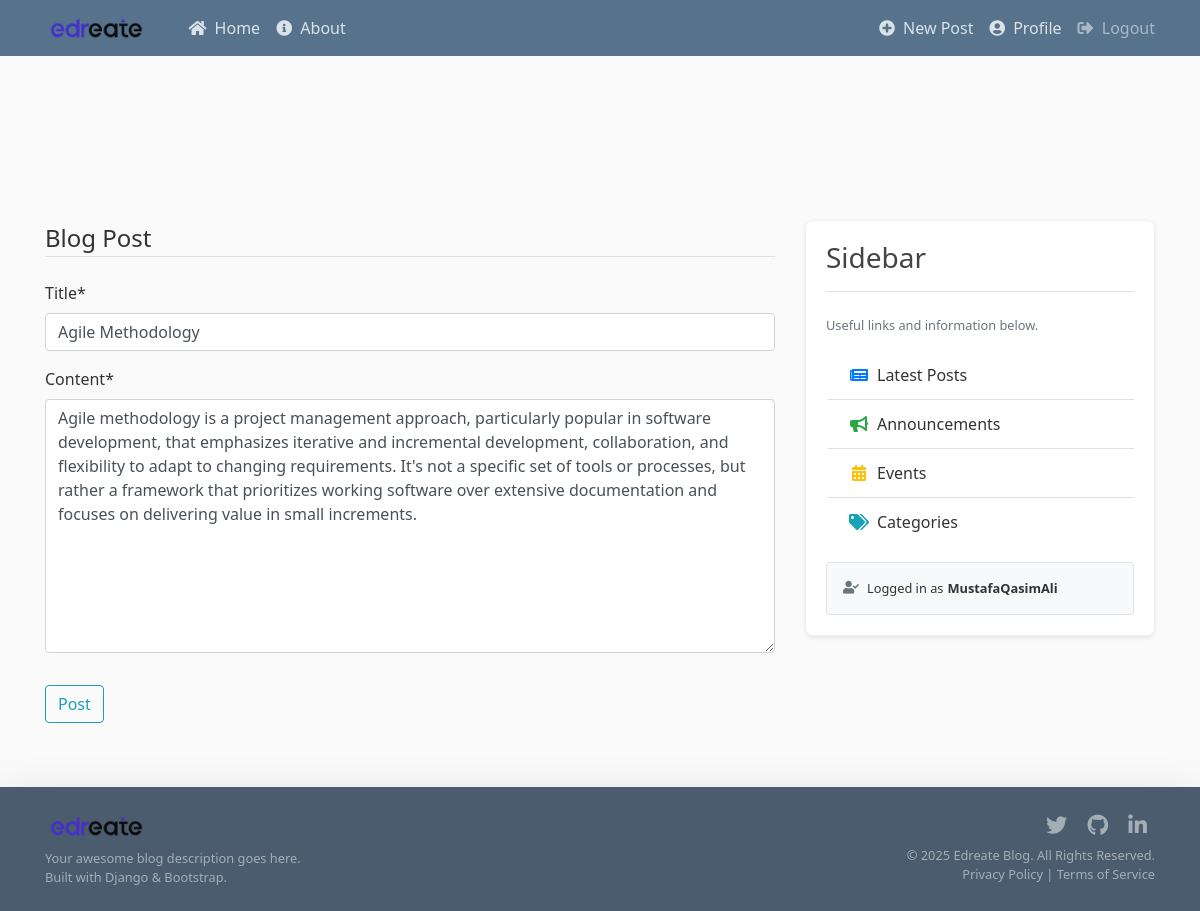
Screenshot of /post/35/update/ (signed in) with the database file from the repository.
### blog/models.py (models this page shows, shortened)
class Post(models.Model):
    title = models.CharField(max_length = 100)
    content = models.TextField()
    date_posted = models.DateTimeField(default = timezone.now)
    author = models.ForeignKey(User , on_delete=models.CASCADE)

### blog/views.py (the view, shortened to what this page needs)
# urls.py: path('post/<int:pk>/update/', PostUpdateView.as_view(), name='post-update'),
class PostUpdateView(LoginRequiredMixin,UserPassesTestMixin,UpdateView):
    model  = Post
    fields = ['title','content']
    def test_func(self):
        post = self.get_object()
        if self.request.user == post.author:
            return True
        return False

### blog/templates/blog/post_form.html (shortened to what this page needs)
{% extends "blog/base.html" %}
{% load crispy_forms_tags%}
{%block content%}
    <div class="content">
        <form method="POST">
            <fieldset class="form-group">
                <legend class="border-bottom mb-4">Blog Post</legend>
                {{ form|crispy }}
            </fieldset>
            <div class="form-group">
                <button class="btn btn-outline-info" type="submit">Post</button>
            </div>
        </form>
    </div>
{%endblock content%}

### blog/templates/blog/base.html (shortened to what this page needs)
{% load static %}
<!DOCTYPE html>
<html lang="en">
<head>
    <link rel="stylesheet" href="https://cdn.jsdelivr.net/npm/bootstrap@4.6.0/dist/css/bootstrap.min.css">
    <link href="https://cdnjs.cloudflare.com/ajax/libs/font-awesome/5.15.4/css/all.min.css" rel="stylesheet">
    <link rel="stylesheet" type="text/css" href="{% static 'blog/main.css' %}">
</head>
<body>
    <header class="site-header">
        <nav class="navbar navbar-expand-md navbar-dark bg-steel fixed-top">
            <div class="container">
                <a class="navbar-brand mr-4 d-flex align-items-center" href="{% url 'blog-home' %}">
                    <img src="{% static 'images/edreate-logo-transparent-background.webp' %}" alt="Logo" style="height: 30px;" class="mr-2">
                </a>
                <div class="collapse navbar-collapse" id="navbarToggle">
                    <div class="navbar-nav mr-auto">
                        <a class="nav-item nav-link {% if request.resolver_match.url_name == 'blog-home' %}active{% endif %}" href="{% url 'blog-home' %}">
                            <i class="fas fa-home mr-1"></i> Home
                        </a>
                        <a class="nav-item nav-link {% if request.resolver_match.url_name == 'blog-about' %}active{% endif %}" href="{% url 'blog-about' %}">
                            <i class="fas fa-info-circle mr-1"></i> About
                        </a>
                    </div>
                    <div class="navbar-nav align-items-md-center">
                        {% if user.is_authenticated %}
                            <a class="nav-item nav-link" href="{% url 'post-create' %}">
                                <i class="fas fa-plus-circle mr-1"></i> New Post
                            </a>
                            <a class="nav-item nav-link" href="{% url 'profile' %}">
                                <i class="fas fa-user-circle mr-1"></i> Profile
                            </a>
                            <form method="post" action="{% url 'logout' %}" class="form-inline ml-md-2">
                                <button type="submit" class="btn btn-link nav-item nav-link p-0">
                                    <i class="fas fa-sign-out-alt mr-1"></i> Logout
                                </button>
                            </form>
                        {% endif %}
                    </div>
                </div>
            </div>
        </nav>
    </header>
    <main role="main" class="container">
        <div class="row">
            <div class="col-md-8">
                {% block content %}{% endblock %}
            </div>
            <div class="col-md-4">
                <div class="content-section shadow-sm">
                    <h3 class="border-bottom pb-3 mb-4">Sidebar</h3>
                    <p class='text-muted small mb-3'>Useful links and information below.</p>
                    <ul class="list-group list-group-flush mb-3">
                        <li class="list-group-item d-flex align-items-center">
                            <i class="fas fa-newspaper fa-fw mr-2 text-primary"></i> Latest Posts
                        </li>
                        <li class="list-group-item d-flex align-items-center">
                            <i class="fas fa-bullhorn fa-fw mr-2 text-success"></i> Announcements
                        </li>
                        <li class="list-group-item d-flex align-items-center">
                            <i class="fas fa-calendar-alt fa-fw mr-2 text-warning"></i> Events
                        </li>
                        <li class="list-group-item d-flex align-items-center">
                            <i class="fas fa-tags fa-fw mr-2 text-info"></i> Categories
                        </li>
                    </ul>
                    {% if user.is_authenticated %}
                    <div class="p-3 bg-light rounded mt-3 border">
                        <p class="mb-0 small d-flex align-items-center">
                            <i class="fas fa-user-check mr-2 text-muted"></i>
                            Logged in as <strong class="ml-1">{{ user.username }}</strong>
                        </p>
                    </div>
                    {% endif %}
                </div>
            </div>
        </div>
    </main>
    <footer class="bg-steel text-white py-4 mt-5 shadow-lg">
        <div class="container">
            <div class="row align-items-center">
                <div class="col-md-6 mb-3 mb-md-0">
                     <img src="{% static 'images/edreate-logo-transparent-background.webp' %}" alt="Logo" style="height: 30px;" class="d-block mb-2">
                    <p class="small mb-0 text-white-50">
                        Your awesome blog description goes here. <br> Built with Django & Bootstrap.
                    </p>
                </div>
                <div class="col-md-6 text-md-right text-center">
                     <div class="mb-2">
                         <a href="#" class="text-white-50 mx-2"><i class="fab fa-twitter fa-lg"></i></a>
                         <a href="#" class="text-white-50 mx-2"><i class="fab fa-github fa-lg"></i></a>
                         <a href="#" class="text-white-50 mx-2"><i class="fab fa-linkedin-in fa-lg"></i></a>
                     </div>
                    <p class="small mb-0 text-white-50">
                        © {% now "Y" %} Edreate Blog. All Rights Reserved.
                    </p>
                     <p class="small mb-0 text-white-50">
                         <a href="#" class="text-white-50">Privacy Policy</a> | <a href="#" class="text-white-50">Terms of Service</a>
                     </p>
                </div>
            </div>
        </div>
    </footer>
</body>
</html>

### blog/static/blog/main.css (style rules this page uses)
:root { --primary-color: #3498db; --primary-dark: #2980b9; --secondary-color: #3d4f60; --light-bg: #f8f9fa; --border-color: #e9ecef; }
body { background: #fafafa; color: #333333; margin-top: 5rem; padding-top: 70px; font-family: 'Segoe UI', Roboto, 'Helvetica Neue', Arial, sans-serif; }
h1, h2, h3, h4, h5, h6 { color: #444444; }
ul { margin: 0; }
.bg-steel { background-color: var(--secondary-color); }
.site-header { z-index: 1030; box-shadow: 0 2px 5px rgba(0, 0, 0, 0.08); }
.site-header .navbar-nav .nav-link { color: #dbe2e8; }
.navbar-brand { font-weight: 700; font-size: 1.5rem; }
.content-section { background: #ffffff; padding: 20px; border-radius: 8px; box-shadow: 0 2px 5px rgba(0, 0, 0, 0.05); margin-bottom: 20px; border: 1px solid #f0f0f0; transition: transform 0.2s; }
.nav-item.nav-link { padding: 0.5rem 1rem; transition: all 0.2s; }
.btn-link.nav-item { background: none; border: none; }
.list-group-item { border-left: none; border-right: none; padding: 12px 20px; transition: all 0.2s; }
footer.bg-steel { background-color: #4a5c6e; color: #f8f9fa; }

### blog/templates/blog/base.html (style rules this page uses)
html { scroll-behavior: smooth; }
.site-header .navbar { opacity: 0; animation: slideDownFade 0.6s ease-out 0.1s forwards; }
.navbar-nav .nav-link { position: relative; transition: color 0.3s ease; padding-bottom: 8px; }
.navbar-nav .nav-link::after { content: ''; position: absolute; width: 0; height: 2px; bottom: 5px; left: 50%; transform: translateX(-50%); background-color: rgba(255, 255, 255, 0.7); transition: width 0.3s ease-out; }
.navbar .btn-link.nav-link { border: none; background: none; padding: 0.5rem 1rem; color: rgba(255, 255, 255, 0.5); transition: color 0.3s ease; cursor: pointer; }
main.container { padding-top: 70px; }
main .col-md-8 { opacity: 0; animation: slideUpFade 0.7s ease-out 0.4s forwards; }
main .col-md-4 .content-section { opacity: 0; animation: slideUpFade 0.7s ease-out 0.6s forwards; transition: box-shadow 0.3s ease; }
.content-section .list-group-item { transition: background-color 0.3s ease, transform 0.2s ease, border-left-color 0.3s ease; border-left: 3px solid transparent; }
footer.bg-steel { opacity: 0; animation: slideUpFade 0.8s ease-out 0.8s forwards; }
.bg-steel { background-color: #57738C; }
main { margin-bottom: 30px; }

### rows the page displays
Post: title "Agile Methodology", content "Agile methodology is a project management approach, particularly popular in software development, that emphasizes iterative and incremental development, collaboration, and flexibility to adapt to changing requirements. It's not a specific set of tools or processes, but rather a framework that prioritizes working software over extensive documentation and focuses on delivering value in small increments."

### other values shown
{{ user.username }} "MustafaQasimAli"
